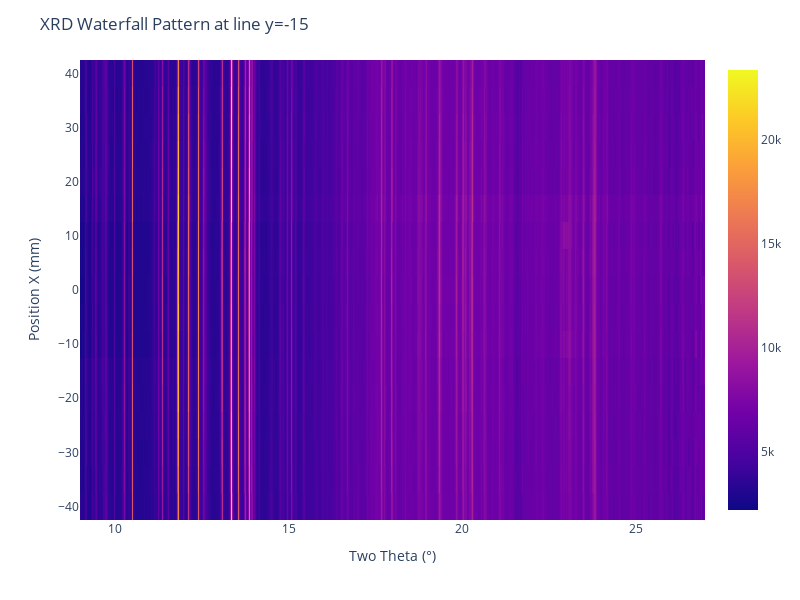

The notebook cell saved with this chart:
### Markdown cell above
One beautiful way to look at XRD patterns is with a waterfall plot. Here you select a line and you plot an image with the intensity on the color scale, the angle on the x axis and the position on the y axis.

### Code cell
# Waterfall pattern
import plotly.express as px

angle = all_scans["XRD"]["angle"].sel(x=-15, y=-30).values
intensity = all_scans["XRD"]["intensity"].sel(x=0).values
positions = all_scans["XRD"]["intensity"].sel(x=0).coords["y"] # Change to "y" if you plot at x fixed

fig = px.imshow(intensity, x=angle, y=positions, aspect="auto", color_continuous_scale='plasma')
fig.update_layout(title="XRD Waterfall Pattern at line y=-15", xaxis_title="Two Theta (°)", yaxis_title="Position X (mm)", width=800, height=600)
fig.update_yaxes(autorange=True)

fig.show()

### Figure 1 — Plotly figure (JSON) as saved in the notebook; plotly's stock layout.template omitted (floating-point values rounded to 4 significant figures; data arrays with more than 128 entries replaced by an {"elided": "..."} marker saying what was removed)
{"data": [{"coloraxis": "coloraxis", "hovertemplate": "x: %{x}<br>y: %{y}<br>color: %{z}<extra></extra>", "name": "0", "type": "heatmap", "x": {"elided": "2986 float values"}, "xaxis": "x", "y": [-40.0, -35.0, -30.0, -25.0, -20.0, -15.0, -10.0, -5.0, 0.0, 5.0, 10.0, 15.0, 20.0, 25.0, 30.0, 35.0, 40.0], "yaxis": "y", "z": {"elided": "17x2986 float values"}}], "layout": {"coloraxis": {"colorscale": [[0, "#0d0887"], [0.1111, "#46039f"], [0.2222, "#7201a8"], [0.3333, "#9c179e"], [0.4444, "#bd3786"], [0.5556, "#d8576b"], [0.6667, "#ed7953"], [0.7778, "#fb9f3a"], [0.8889, "#fdca26"], [1, "#f0f921"]]}, "height": 600, "margin": {"t": 60}, "title": {"text": "XRD Waterfall Pattern at line y=-15"}, "width": 800, "xaxis": {"anchor": "y", "domain": [0, 1], "title": {"text": "Two Theta (°)"}}, "yaxis": {"anchor": "x", "autorange": true, "domain": [0, 1], "title": {"text": "Position X (mm)"}}}}
